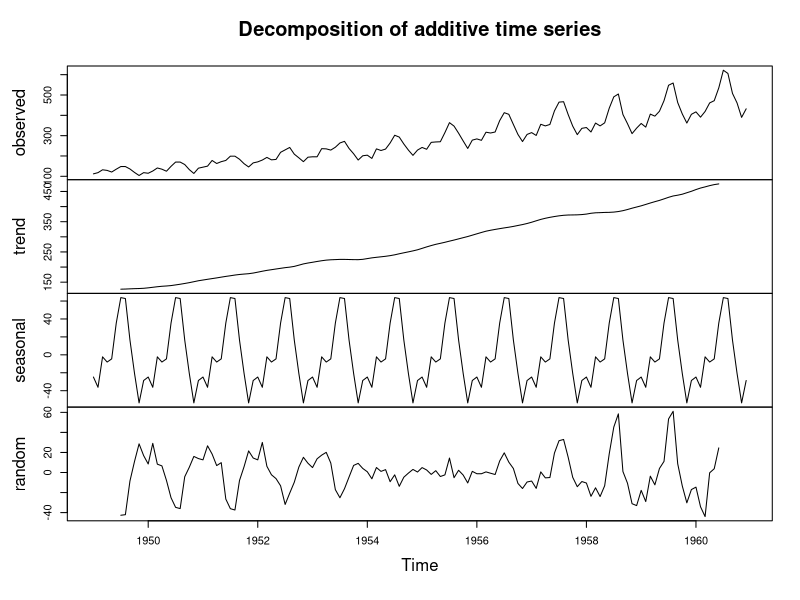
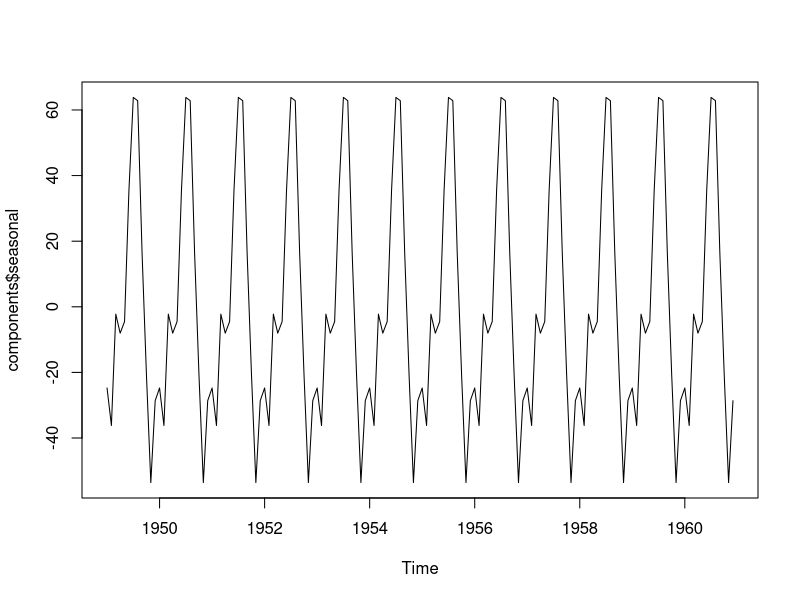
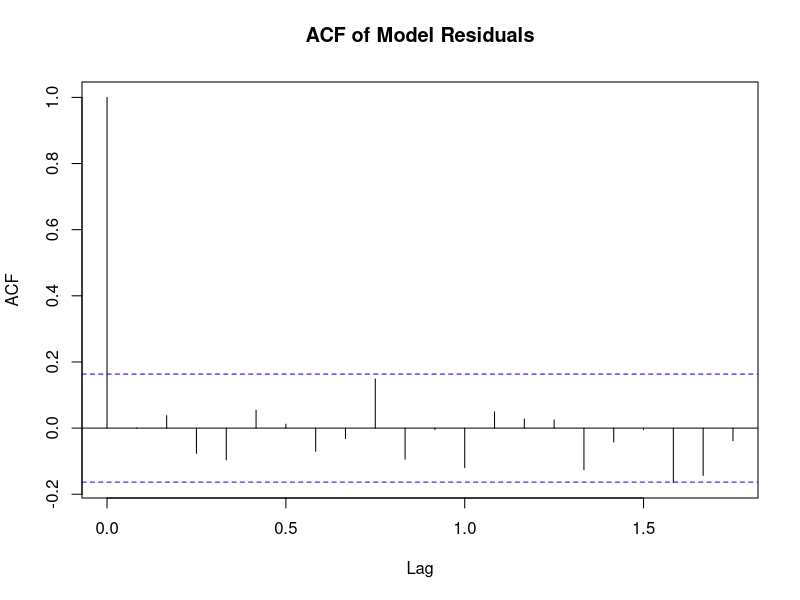
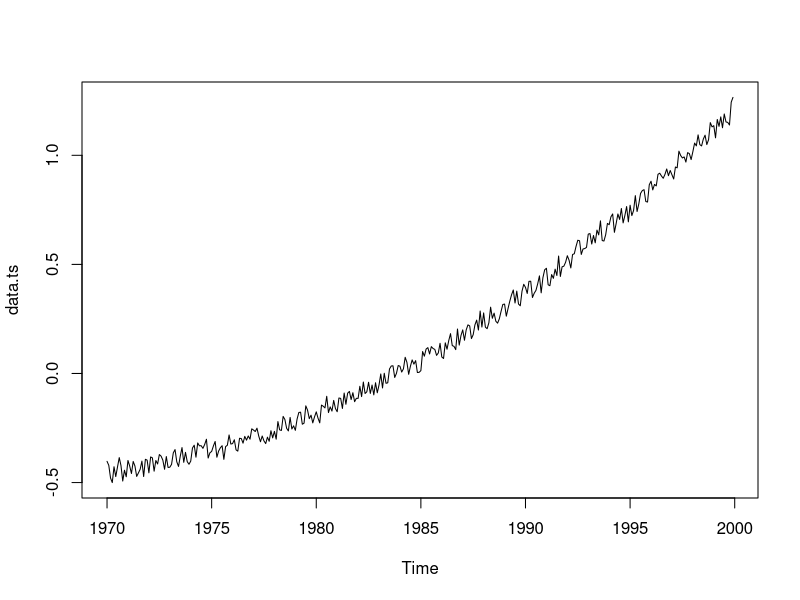
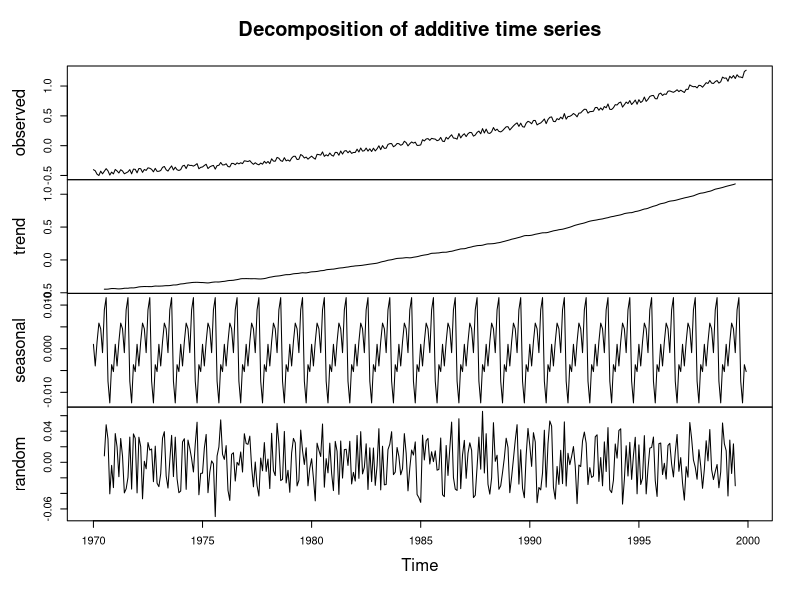
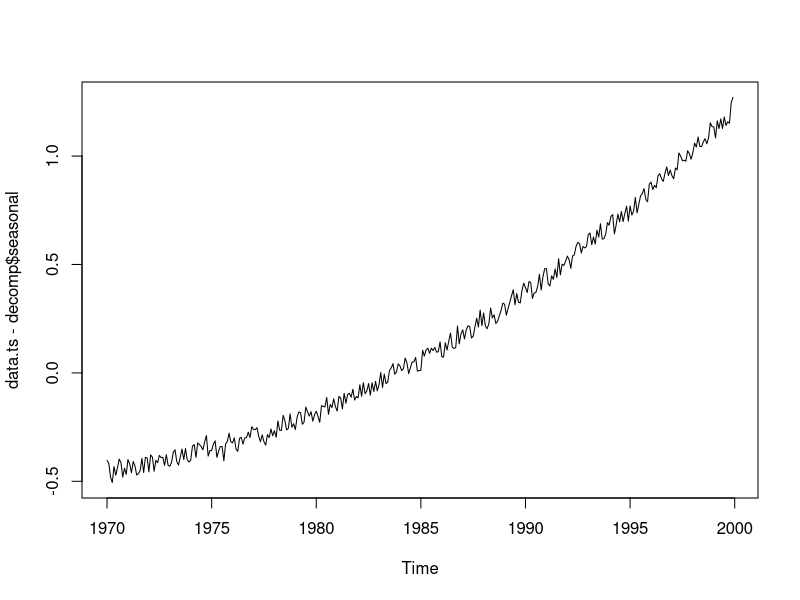
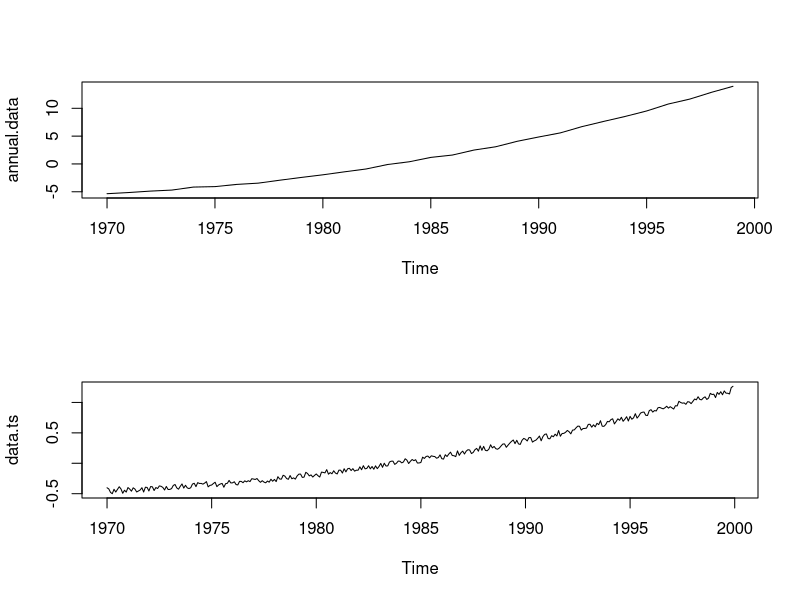

Here is the R script that generated these plots, in order:
data("AirPassengers")
print(AirPassengers)
class(AirPassengers)
methods(class="ts")
components <- decompose(AirPassengers)
plot(components)
plot(components$seasonal)

AP.1960 <- window(AirPassengers, start=c(1960,1), end=c(1960,12))
quarterly_means <- colMeans(matrix(AP.1960, nrow=3))
print(quarterly_means)

data.1950 <- window(AirPassengers, start = c(1950,1), freq = TRUE)
data.1954 <- window(AirPassengers, start = c(1954,1), freq = TRUE)
change <- mean(data.1950)/mean(data.1954)
print(change*100)

install.packages('forecast')
library(forecast)
model <- auto.arima(AirPassengers)
summary(model)
forecast_result <- forecast(model, h=24)
print('predicted value in December 1962:')
print(forecast_result$mean[24])

acf(residuals(model), main="ACF of Model Residuals")
test_result <- Box.test(residuals(model), lag=10, type="Ljung-Box")
print(test_result)


data <- read.csv('WK11_data.csv')
data.ts <- ts(data$co2, start = c(1970,1), freq=12)
print(data.ts)
plot(data.ts)
summary(data.ts)
sd(data.ts)
decomp <- decompose(data.ts)
plot(decomp)
plot(data.ts - decomp$seasonal)
sd(data.ts - decomp$seasonal)

annual.data <- aggregate(data.ts)
layout(2:1)
plot(data.ts)
plot(annual.data)
